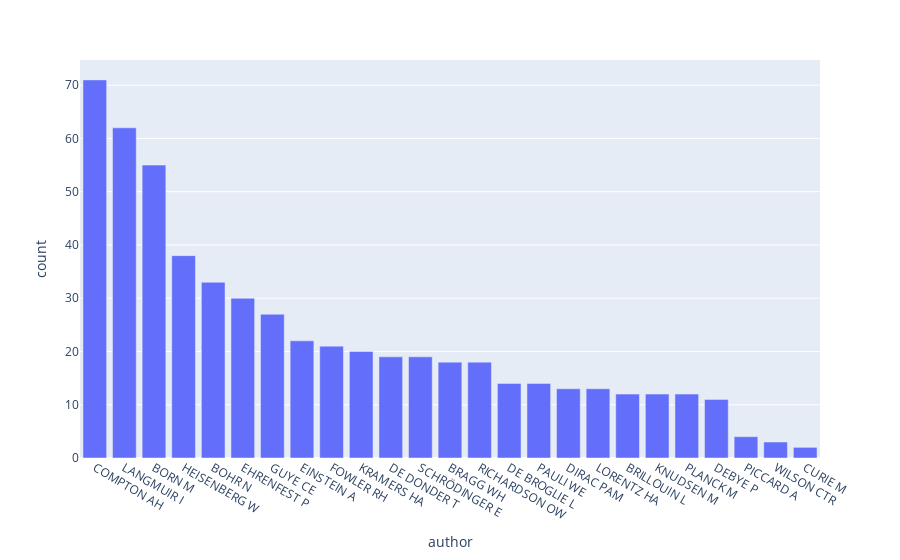

Notebook code for this chart:
### Code cell
fig = px.bar(count_by_author, x='author', y='count')
fig.show()

### Figure 1 — Plotly figure (JSON) as saved in the notebook; plotly's stock layout.template omitted (floating-point values rounded to 4 significant figures)
{"data": [{"alignmentgroup": "True", "hovertemplate": "author=%{x}<br>count=%{y}<extra></extra>", "legendgroup": "", "marker": {"color": "#636efa", "pattern": {"shape": ""}}, "name": "", "offsetgroup": "", "orientation": "v", "showlegend": false, "textposition": "auto", "type": "bar", "x": ["COMPTON AH", "LANGMUIR I", "BORN M", "HEISENBERG W", "BOHR N", "EHRENFEST P", "GUYE CE", "EINSTEIN A", "FOWLER RH", "KRAMERS HA", "DE DONDER T", "SCHRÖDINGER E", "BRAGG WH", "RICHARDSON OW", "DE BROGLIE L", "PAULI WE", "DIRAC PAM", "LORENTZ HA", "BRILLOUIN L", "KNUDSEN M", "PLANCK M", "DEBYE P", "PICCARD A", "WILSON CTR", "CURIE M"], "xaxis": "x", "y": [71, 62, 55, 38, 33, 30, 27, 22, 21, 20, 19, 19, 18, 18, 14, 14, 13, 13, 12, 12, 12, 11, 4, 3, 2], "yaxis": "y"}], "layout": {"barmode": "relative", "legend": {"tracegroupgap": 0}, "margin": {"t": 60}, "xaxis": {"anchor": "y", "domain": [0, 1], "title": {"text": "author"}}, "yaxis": {"anchor": "x", "domain": [0, 1], "title": {"text": "count"}}}}
